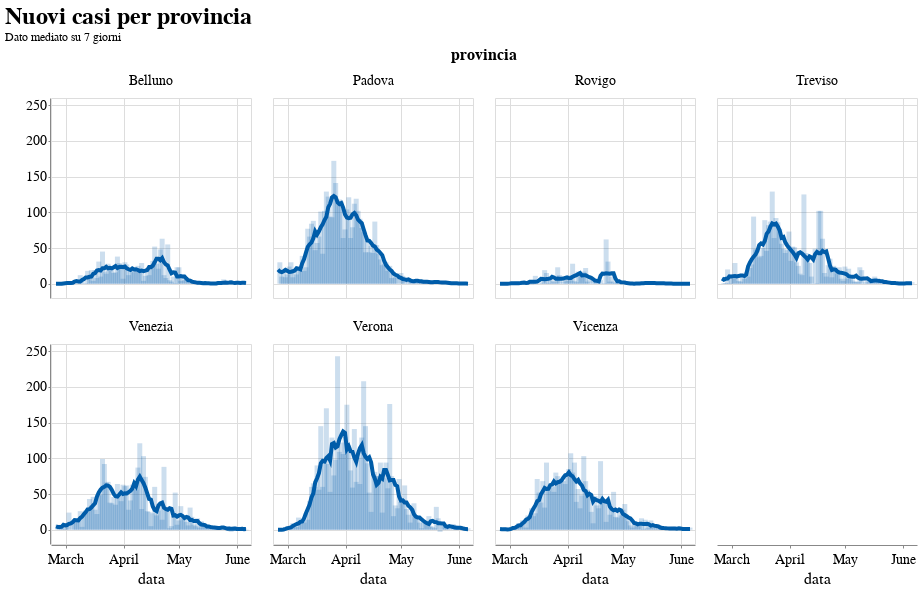

Here is the notebook cell this chart was saved with:
### Code cell
base = alt.Chart().transform_window(
    averaged='mean(nuovi_positivi)',
    frame=[-4,3],
    groupby=['provincia']
).encode(
    x='data:T',
    tooltip=['data', 'provincia', 'totale_casi', 'nuovi_positivi', 'incremento']
).properties(
    height=200,
    width=200,
)

c1 = base.mark_line().encode(
    y=alt.Y('averaged:Q', title=''),
)

c2 = base.mark_bar(opacity=0.2, width=5).encode(
    y=alt.Y('nuovi_positivi', title=''),

)

alt.layer(c1, c2, data=prov_df).facet(facet='provincia:N', columns=4).properties(
    title={
      "text": ['Nuovi casi per provincia'], 
      "subtitle": ["Dato mediato su 7 giorni"]
    }
).interactive()

### Figure 1 — Vega-Lite specification as saved in the notebook (floating-point values rounded to 4 significant figures; data arrays with more than 128 entries replaced by an {"elided": "..."} marker saying what was removed)
{"config": {"view": {"width": 600, "height": 400}, "background": "#ffffff", "title": {"anchor": "start", "font": "Source Sans Pro, Arial, sans", "fontColor": "#000000", "fontSize": 24, "fontWeight": "bold"}, "arc": {"fill": "#005DA9"}, "area": {"fill": "#005DA9"}, "line": {"stroke": "#005DA9", "strokeWidth": 4}, "path": {"stroke": "#005DA9"}, "rect": {"fill": "#005DA9"}, "shape": {"stroke": "#005DA9"}, "bar": {"fill": "#005DA9"}, "point": {"stroke": "#005DA9"}, "symbol": {"fill": "#005DA9", "size": 60}, "axis": {"titleFont": "Source Sans Pro, sans", "titleFontSize": 16, "titleFontWeight": "normal", "labelFont": "Source Sans Pro, sans", "labelFontSize": 14, "labelFontWeight": "normal"}, "axisX": {"labelAngle": 0, "labelPadding": 4, "tickSize": 3}, "axisY": {"labelBaseline": "middle", "maxExtent": 45, "minExtent": 45, "tickSize": 2, "titleAlign": "left", "titleAngle": 0, "titleX": -45, "titleY": -11}, "headerFacet": {"titleFontSize": 16, "labelFontSize": 14}, "headerRow": {"titleFontSize": 16, "labelFontSize": 14}, "headerColumn": {"titleFontSize": 16, "labelFontSize": 14}, "legend": {"titleFont": "Source Sans Pro, sans", "titleFontSize": 16, "titleFontWeight": "normal", "symbolType": "circle", "labelFont": "Source Sans Pro, sans", "labelFontSize": 15}, "range": {"category": ["#AB377A", "#AEC067", "#9BC3B7", "#928285", "#F07F3C", "#FFE054", "#E30034", "#005DA9", "#644F54", "#5EA290", "#769F3B", "#812161", "#E36319", "#F5C631"]}}, "data": {"name": "data-0153c0296c1351fc95ca0b8bb477f345"}, "facet": {"type": "nominal", "field": "provincia"}, "spec": {"layer": [{"mark": "line", "encoding": {"tooltip": [{"type": "temporal", "field": "data"}, {"type": "nominal", "field": "provincia"}, {"type": "quantitative", "field": "totale_casi"}, {"type": "quantitative", "field": "nuovi_positivi"}, {"type": "quantitative", "field": "incremento"}], "x": {"type": "temporal", "field": "data"}, "y": {"type": "quantitative", "field": "averaged", "title": ""}}, "height": 200, "selection": {"selector004": {"type": "interval", "bind": "scales", "encodings": ["x", "y"]}}, "transform": [{"window": [{"op": "mean", "field": "nuovi_positivi", "as": "averaged"}], "frame": [-4, 3], "groupby": ["provincia"]}], "width": 200}, {"mark": {"type": "bar", "opacity": 0.2, "width": 5}, "encoding": {"tooltip": [{"type": "temporal", "field": "data"}, {"type": "nominal", "field": "provincia"}, {"type": "quantitative", "field": "totale_casi"}, {"type": "quantitative", "field": "nuovi_positivi"}, {"type": "quantitative", "field": "incremento"}], "x": {"type": "temporal", "field": "data"}, "y": {"type": "quantitative", "field": "nuovi_positivi", "title": ""}}, "height": 200, "transform": [{"window": [{"op": "mean", "field": "nuovi_positivi", "as": "averaged"}], "frame": [-4, 3], "groupby": ["provincia"]}], "width": 200}]}, "columns": 4, "title": {"text": ["Nuovi casi per provincia"], "subtitle": ["Dato mediato su 7 giorni"]}, "$schema": "https://vega.github.io/schema/vega-lite/v4.0.2.json", "datasets": {"data-0153c0296c1351fc95ca0b8bb477f345": {"elided": "721 records"}}}
